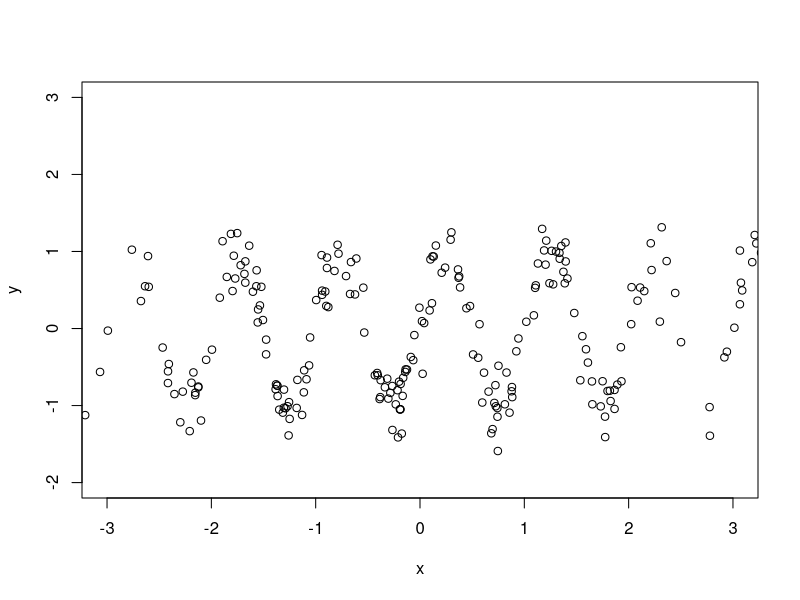

Write the R code that produced this figure. (Note: this script raises an error after producing the figure.)
# Ch.1 Positive Definite Kernel（Problem 1～15）

## 2
k <- function(x, y, lambda) {
  return(D(abs(x-y) / lambda))
}

n <- 250
x <- 2 * rnorm(n)
y <- sin(2*pi*x) + rnorm(n) / 4
plot(seq(-3, 3, length = 10), seq(-2, 3, length = 10), type = "n",
     xlab = "x", ylab = "y")
points(x, y)
xx <- seq(-3, 3, 0.1)
yy <- NULL
for (zz in xx)
  yy <- c(yy, f(zz, 0.05))
lines(xx, yy, col = "green")
yy <- NULL
for (zz in xx)
  yy <- c(yy, f(zz, 0.50))
lines(xx, yy, col = "red")
title("Nadaraya-Watson Estimate")
legend("topleft", legend = paste0("lambda = ", c(0.05, 0.35, 0.50)),
       lwd = 1, col = c("green", "blue", "red"))

## 8

k <- function(x, y, sigma2) {
  return(exp(-(x-y)^2 / 2 / sigma2))
}

# Data Generation
n <- 100
x <- 2 * rnorm(n)
y <- sin(2*pi*x) + rnorm(n) / 4

m <- n / 10
sigma2.seq <- seq(0.001, 0.01, 0.001)
SS.min <- Inf
for (sigma2 in sigma2.seq) {
  SS <- 0
  for (h in 1:10) {
    test <- ((h-1)*m + 1):(h*m)
    train <- setdiff(1:n, test)
    for (j in test) {
      u <- 0
      v <- 0
      for (i in train) {
        kk <- k(x[i], x[j], sigma2)
        u <- u + kk * y[i]
        v <- v + kk
      }
      if (v != 0) {
        z <- u / v
        SS <- SS + (y[j]-z)^2
      }
    }
  }
  if (SS < SS.min) {
    SS.min <- SS
    sigma2.best <- sigma2
  }
}
paste0("Best sigma2 = ", sigma2.best)
plot(seq(-3, 3, length = 10), seq(-2, 3, length = 10), type = "n",
     xlab = "x", ylab = "y")
points(x, y)
xx <- seq(-3, 3, 0.1)
yy <- NULL
for (zz in xx)
  yy <- c(yy, f(zz, sigma2.best))
lines(xx, yy, col = "red")
title("Nadaraya-Watson estimate")


## 12

string.kernel <- function(x, y) {
  m <- nchar(x)
  n <- nchar(y)
  S <- 0
  for (i in 1:m)
    for (j in i:m)
      for (k in 1:n)
        if (substring(x, i, j) == substring(y, k, k+j-i))
          S <- S + 1
  return(S)
}


## 15

k <- function(s, p) {
  return(rob(s, p) / length(node))
}

prob <- function(s, p) {
  if (length(node[s[1]]) == 0)
    return(0)
  if (length(s) == 1)
    return(p)
  m <- length(s)
  S <- (1 - p) / length(node[s[1]]) * prob(s[2:m], p)
  return(S)
}
